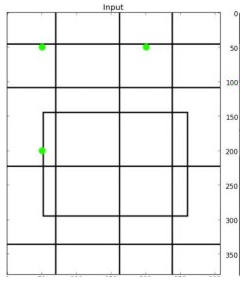
#> input picture IMAGES/affine_input.png, 247 x 285 px
$ python affine_transform_image.py
#> lines starting #> are read from the running program, lines starting #| are printed output that depends on the picture
import cv2 as cv
import numpy as np

import matplotlib
matplotlib.use('Qt5Agg')
import matplotlib.pyplot as plt

img = cv.imread('../../../IMAGES/affine_input.png')
#> img is the input picture: shape (285, 247, 3); mean B, G, R 240.5, 240.8, 240.5
rows,cols,ch = img.shape
#> rows = 285; cols = 247; ch = 3

pts1 = np.float32([[42,150],[42,44],[146,44]])
pts2 = np.float32([[50,200],[10,100],[100,20]])

M = cv.getAffineTransform(pts1,pts2)

dst = cv.warpAffine(img,M,(cols,rows))
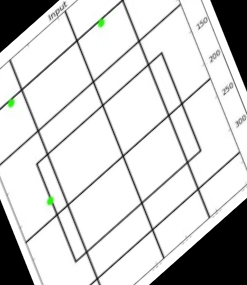
#> dst: shape (285, 247, 3); mean B, G, R 208.9, 209.3, 209

plt.subplot(121),plt.imshow(img),plt.title('Input')
plt.subplot(122),plt.imshow(dst),plt.title('Output')
plt.show()
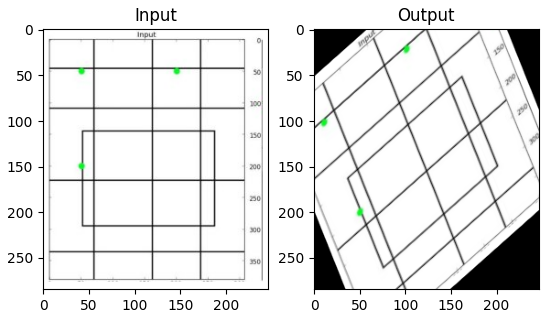
#> figure drawn by matplotlib, 2 panels; B, G, R data is drawn as R, G, B

$ run again, with IMAGES/hough_input.png copied over IMAGES/affine_input.png
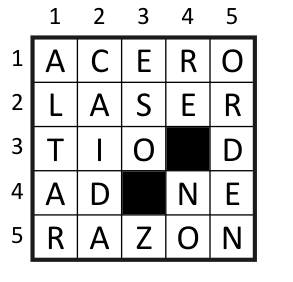
#> input picture IMAGES/hough_input.png, 293 x 282 px
#> img is the input picture: shape (282, 293, 3); min 0, max 255, mean 214.3
#> `dst = cv.warpAffine(img,M,(cols,rows))`:
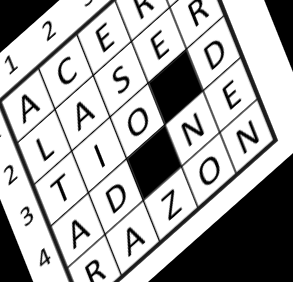
#> dst: shape (282, 293, 3); min 0, max 255, mean 174
#> `plt.show()`:
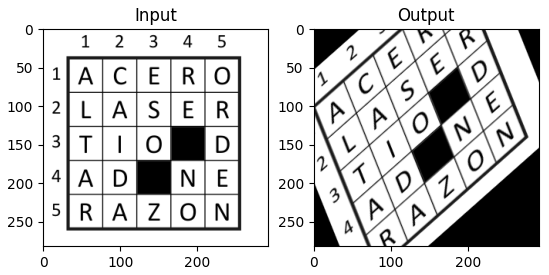
#> figure drawn by matplotlib, 2 panels
